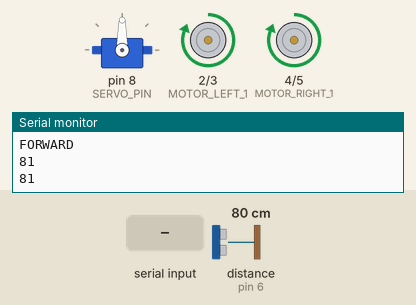
A sketch run on a simulated Arduino Uno, built with avr-gcc and run on an emulated ATmega328P. On the bench: servo, motor-driver pin pairs drawn as motors (green arrow = first pin HIGH = forward, orange = second pin HIGH = backward, longer = more drive), the last lines printed to the serial monitor. The inputs (shaded band) are chosen by the test bench; at power-on: distance to the obstacle (sensor on pin 6) 80 cm. The echo pulse lasts 58.3 µs per cm.

Above: at 1.3 s.
1.4 s: distance to the obstacle (sensor on pin 6) set to 39 cm
2.9 s: distance to the obstacle (sensor on pin 6) set to 32 cm
At 3.6 s:
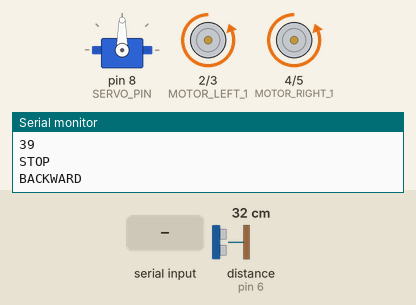
At 4.4 s:
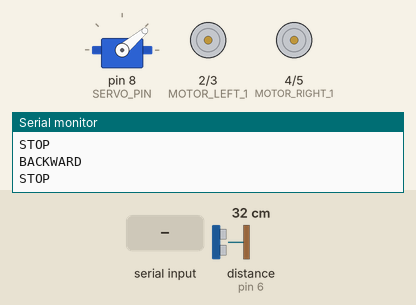
5.9 s: "L" received over Serial
At 5.9 s:
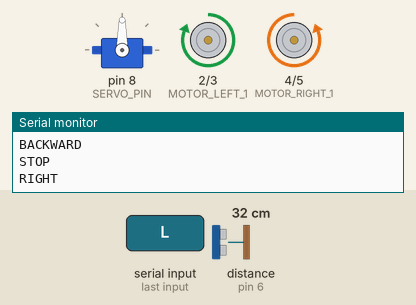
Timing chart, 0 to 12.9 s (numbered marks = the images above; inputs shaded):
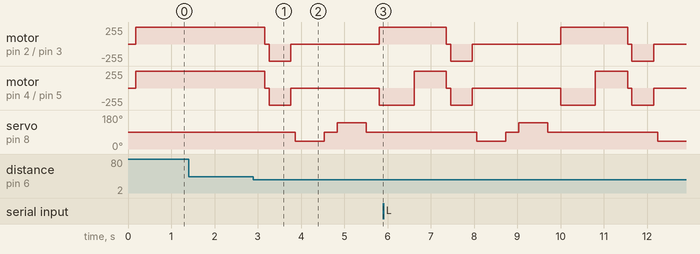

The sketch:

RoboticsCar2.ino
```cpp
#include <Servo.h>
#include <NewPing.h>
#include <UltraDistSensor.h>


// Ultrasonic sensor pins
#define US_TRIG 7
#define US_ECHO 6

// Motor pins
#define MOTOR_LEFT_1 2
#define MOTOR_LEFT_2 3
#define MOTOR_RIGHT_1 4
#define MOTOR_RIGHT_2 5

// Servo pin
#define SERVO_PIN 8

// Bluetooth module pins
#define BT_RX 0
#define BT_TX 1


//MOTOR CONTROLS
#define FORWARD 1
#define BACKWARD -1

//ULTRASONIC VALUE
#define MAX_DISTANCE 200

NewPing sonar(US_TRIG, US_ECHO, MAX_DISTANCE);

Servo servo;

int distance = 100;
int distanceR = 0;
int distanceL =  0;

void stop() {
  digitalWrite(MOTOR_LEFT_1, LOW);
  digitalWrite(MOTOR_LEFT_2, LOW);
  digitalWrite(MOTOR_RIGHT_1, LOW);
  digitalWrite(MOTOR_RIGHT_2, LOW);
  Serial.println("STOP");
}

void forward() {
  digitalWrite(MOTOR_LEFT_1, HIGH);
  digitalWrite(MOTOR_LEFT_2, LOW);
  digitalWrite(MOTOR_RIGHT_1, HIGH);
  digitalWrite(MOTOR_RIGHT_2, LOW);
  Serial.println("FORWARD");
}

void backward() {
  digitalWrite(MOTOR_LEFT_1, LOW);
  digitalWrite(MOTOR_LEFT_2, HIGH);
  digitalWrite(MOTOR_RIGHT_1, LOW);
  digitalWrite(MOTOR_RIGHT_2, HIGH);
  Serial.println("BACKWARD");
}
void turn_right() {
  digitalWrite(MOTOR_LEFT_1, HIGH);
  digitalWrite(MOTOR_LEFT_2, LOW);
  digitalWrite(MOTOR_RIGHT_1, LOW);
  digitalWrite(MOTOR_RIGHT_2, HIGH);
  Serial.println("RIGHT");
}

void turn_left() {
  digitalWrite(MOTOR_LEFT_1, LOW);
  digitalWrite(MOTOR_LEFT_2, HIGH);
  digitalWrite(MOTOR_RIGHT_1, HIGH);
  digitalWrite(MOTOR_RIGHT_2, LOW);
  Serial.println("LEFT");
}

void obstacle() {
  if (distance <= 35) {
    stop();
    delay(100);
    backward();
    delay(500);
    stop();
    delay(100);
    distanceR = lookRight();
    delay(300);
    distanceL = lookLeft();
    delay(300);

    if (distanceR >= distanceL)
    {
      turn_right();
      delay(800);
      forward();
    } else
    {
      turn_left();
      delay(800);
      forward();
    }
  }
  distance = readPing();
  Serial.println(distance);
  delay(500);
}

int lookRight()
{
  servo.write(40);
  delay(200);
  int distance = readPing();
  delay(400);
  servo.write(90);
  return distance;
}

int lookLeft()
{
  servo.write(140);
  delay(200);
  int distance = readPing();
  delay(400);
  servo.write(90);
  return distance;
  delay(100);
}

int readPing() {
  delay(70);
  int cm = sonar.ping_cm();
  if (cm == 0)
  {
    cm = 250;
  }
  return cm;
}

void setup() {
  pinMode(US_TRIG, OUTPUT);
  pinMode(US_ECHO, INPUT);
  pinMode(MOTOR_LEFT_1, OUTPUT);
  pinMode(MOTOR_LEFT_2, OUTPUT);
  pinMode(MOTOR_RIGHT_1, OUTPUT);
  pinMode(MOTOR_RIGHT_2, OUTPUT);
  servo.attach(SERVO_PIN);
  Serial.begin(9600);
  distance = readPing();
  delay(100);

  forward();
}

void loop() {
  String readvoice = "";
  char c=' ';
  distanceR = 0;
  distanceL =  0;
  obstacle();
  distance = readPing();
  delay(100);

  // Bluetooth control
  if (Serial.available() > 0) {
    char cmd = Serial.read();
    Serial.println(cmd);
    if (cmd == 'F') {
      forward();
    }
    else if (cmd == 'B') {
      backward();
    }
    else if (cmd == 'L') {
      turn_left();
    }
    else if (cmd == 'R') {
      turn_right();
    }
    else if (cmd == 'S') {
      stop();
    }
  }
  while (Serial.available()>0) {
    c = Serial.read();
    readvoice += c;
  }

    Serial.println(readvoice);
  if (readvoice.length() > 0) {

    if (readvoice == "orward")
    {
      forward();
    }
    else if (readvoice == "wkward") {
      backward();
    }
    else if (readvoice == "eft") {
      turn_left();
    }
    else if (readvoice == "ight") {
      turn_right();
    }
    else if (readvoice == "top") {
      stop();
    }
  }
  }
```

Measured:
- the behaviour switches between 36 and 35 cm on distance to the obstacle (sensor on pin 6) (found by bisection; images 0 and 1)
